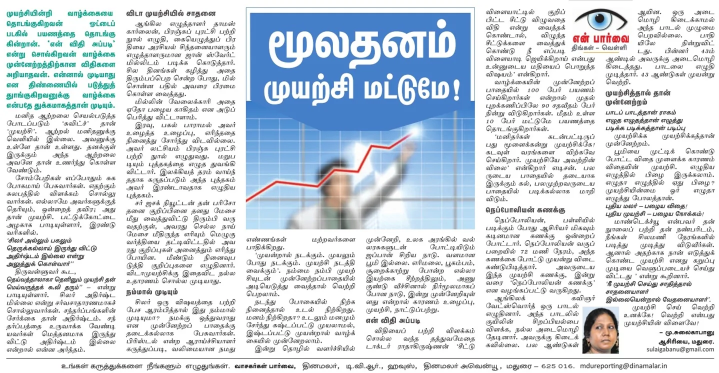
#> input picture speaks/img/2016/blog-post-1.webp, 1437 x 745 px (shown at 1/2 size)
$ python -i _import_blogger.py   (imports and definitions only)
#> lines starting #> are read from the running program, lines starting #| are printed output that depends on the picture
#!/usr/bin/env python3
"""
TOOL:    speaks/_import_blogger.py
FAMILY:  SITE
VERSION: 1.0.0
DATE:    2026-10-05
CHAT:    Blogger to GitHub migration (Vijay Anand Speaks)
CHANGES: 1.0.0 - one-time import of a Google Takeout Blogger export into speaks/_content (JSON) and speaks/img (WebP)
STATUS:  working

Run:  python3 speaks/_import_blogger.py "<path to Takeout/Blogger>"
      then  python3 speaks/_build.py

What it does
  * reads Blogs/Vijay Anand Speaks . . ./feed.atom (posts only; Blogger comments are skipped)
  * matches each Blogger-hosted picture to the original upload in Albums/<blog>/ by upload time,
    so pages use the full-resolution originals rather than Blogger's 320/400 px copies
  * cleans the post HTML (Blogger/Google Docs styling, empty paragraphs, stray iframes)
  * marks posts that are mostly Tamil (lang "ta")
  * writes   speaks/_content/<yyyy>-<mm>-<slug>.json
             speaks/img/<yyyy>/<slug>-<n>.webp      full picture, long side at most 1600 px
             speaks/img/<yyyy>/<slug>-card.webp     1200 x 630 card: whole picture on a blurred copy of itself
             speaks/_import_report.txt               pictures that are small, missing or still remote
Needs:  pip install beautifulsoup4 pillow
Jekyll skips files that start with "_", so this script, the content folder and the report are not published.
"""
__version__ = "1.0.0"

import datetime as dt
import glob
import json
import os
import re
import sys
import xml.etree.ElementTree as ET
from pathlib import Path

from bs4 import BeautifulSoup, Comment, NavigableString
from PIL import Image, ImageFilter, ImageOps

BLOG = "Vijay Anand Speaks . . ."
HERE = Path(__file__).resolve().parent
CONTENT = HERE / "_content"
IMG = HERE / "img"
REPORT = HERE / "_import_report.txt"
IST = dt.timezone(dt.timedelta(hours=5, minutes=30))
NS = {"a": "http://www.w3.org/2005/Atom", "b": "http://schemas.google.com/blogger/2018"}

FULL_MAX = 1600            # long side of the in-page picture
CARD = (1200, 630)         # index card / social preview
SMALL = 800                # originals with a long side below this are listed in the report
MATCH_BEFORE = 3 * 3600    # an upload may precede the post's creation by up to 3 h ...
MATCH_AFTER = 15 * 60      # ... or follow its last update by up to 15 min

KEEP_ATTR = {"a": {"href"}, "td": {"colspan", "rowspan"}, "th": {"colspan", "rowspan"},
             "ol": {"start"}, "img": {"src", "alt"}}
DROP_TAGS = {"script", "style", "iframe", "noscript", "form", "input", "button", "meta", "link", "o:p"}
UNWRAP_TAGS = {"span", "font", "u", "center", "small", "big", "section", "article", "colgroup", "col",
               "header", "footer", "main", "aside", "nav"}


def ts(s):
    return dt.datetime.fromisoformat(s.replace("Z", "+00:00"))


# [4 lines left out: function tamil_ratio, not called in this run]


def is_dead(url):
    # ChatGPT file links expire within hours; Blogger kept the dead link
    return "oaiusercontent.com" in url


# ---------------------------------------------------------------- album

# [43 lines left out: functions load_album, match_album, save_full, not called in this run]


def save_card(src, dest):
#> called with src = 'img/2016/blog-post-1.webp', dest = 'out.png'
    im = ImageOps.exif_transpose(Image.open(src)).convert("RGB")
#> im is the input picture: PIL image 1437x745 RGB; mean R, G, B 209.4, 217, 224
    W, H = CARD
    bg = ImageOps.fit(im, CARD, Image.LANCZOS).filter(ImageFilter.GaussianBlur(28))
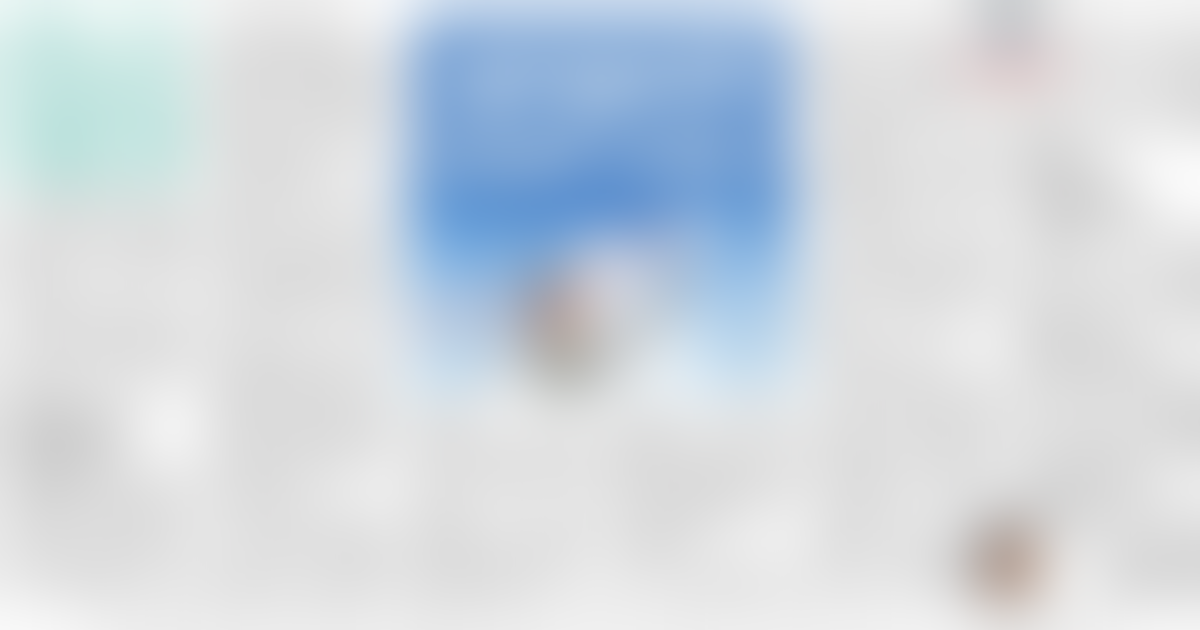
#> bg: PIL image 1200x630 RGB; mean R, G, B 209.4, 216.9, 223.9
    bg = Image.blend(bg, Image.new("RGB", CARD, (18, 24, 22)), 0.35)
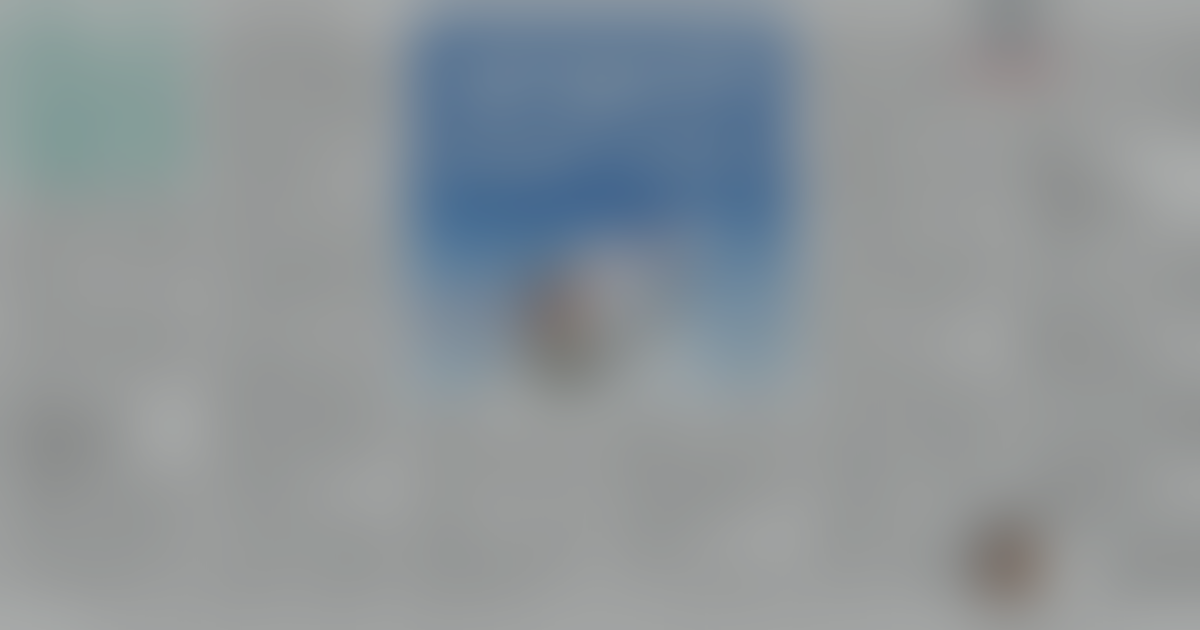
#> bg: PIL image 1200x630 RGB; mean R, G, B 141.9, 148.9, 152.8
    fg = im.copy()
    fg.thumbnail(CARD, Image.LANCZOS)          # never enlarged
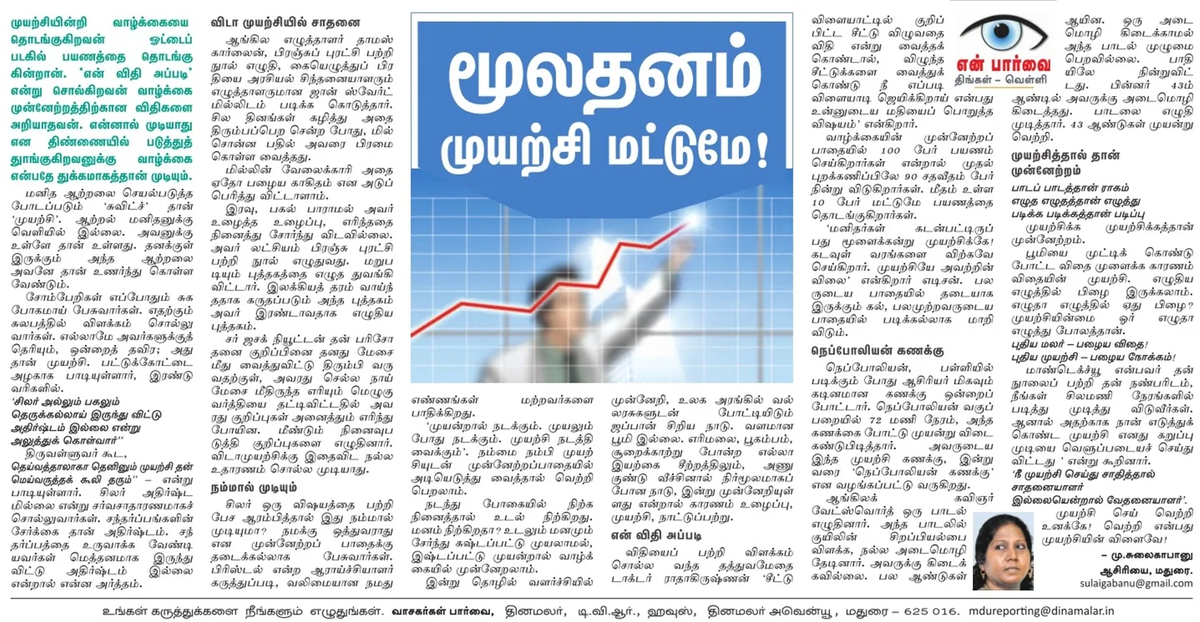
#> fg: PIL image 1200x622 RGB; mean R, G, B 209, 216.6, 223.6
    bg.paste(fg, ((W - fg.width) // 2, (H - fg.height) // 2))
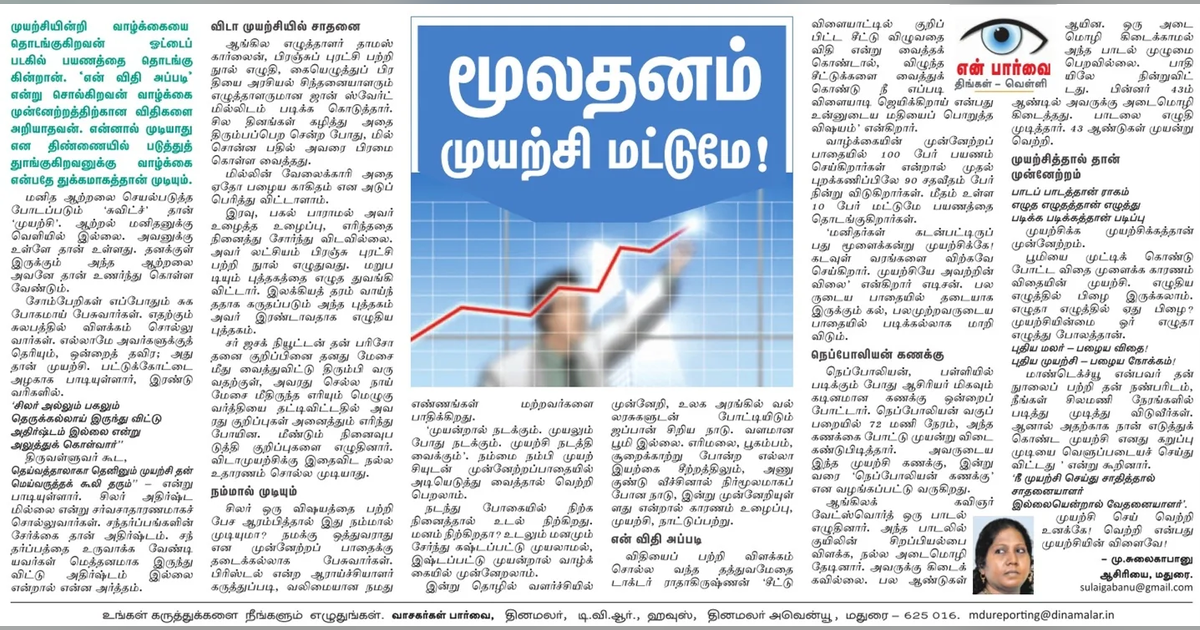
#> bg: PIL image 1200x630 RGB; mean R, G, B 208.4, 215.9, 222.8
    bg.save(dest, "WEBP", quality=80, method=6)


# ---------------------------------------------------------------- HTML

# [92 lines left out: functions clean_html, first_text, not called in this run]


def pretty_tag(t):
    t = re.sub(r"(?<=[a-z])(?=[A-Z])", " ", t)
    return t.replace("Chat G P T", "ChatGPT").replace("Chat GPT", "ChatGPT").strip()


# ---------------------------------------------------------------- main

# [97 lines left out: function main, not called in this run]


# [2 lines not run here, left out]

>>> result = save_card('img/2016/blog-post-1.webp', 'out.png')

$ run again, on speaks/img/2024/are-you-prepared-for-2nd-innings-1.webp
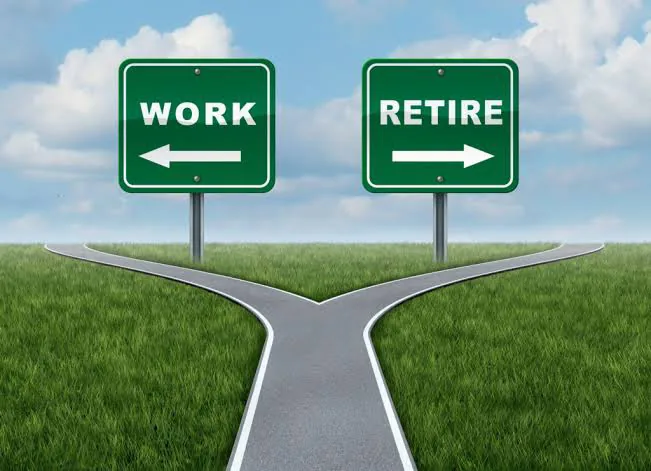
#> input picture speaks/img/2024/are-you-prepared-for-2nd-innings-1.webp, 651 x 471 px
#> in save_card, im is the input picture: PIL image 651x471 RGB; mean R, G, B 113.3, 145.7, 124.8
#> in save_card, `bg = Image.blend(bg, Image.new("RGB", CARD, (18, 24, 22)), 0.35)`:
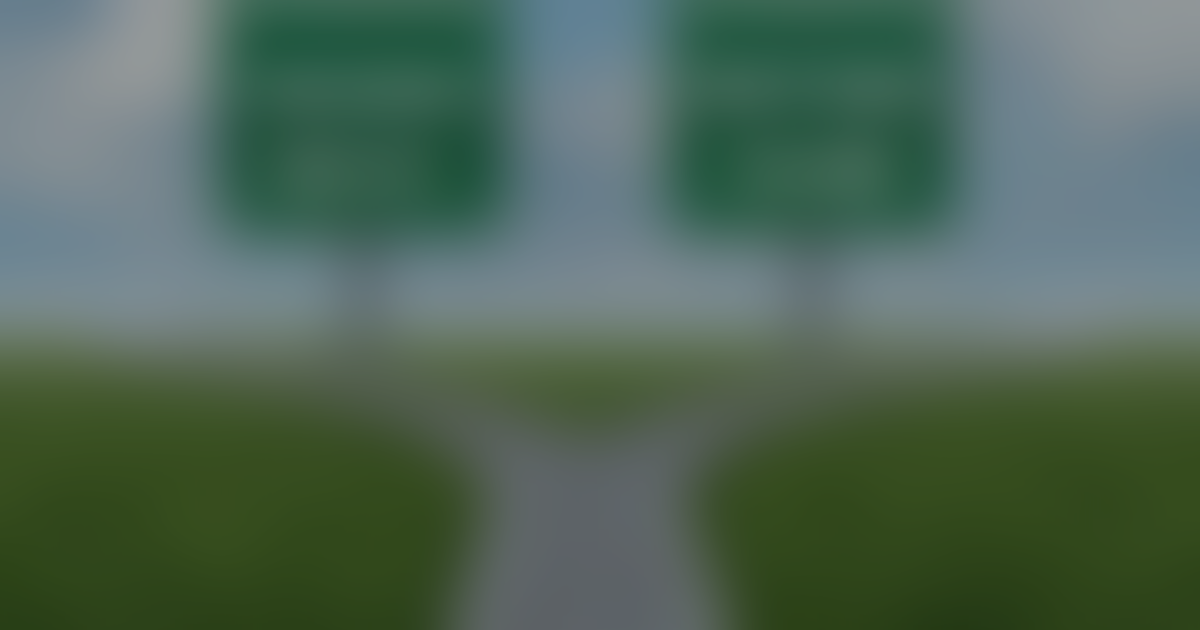
#> bg: PIL image 1200x630 RGB; mean R, G, B 79.2, 102.9, 86.3
#> in save_card, `bg.paste(fg, ((W - fg.width) // 2, (H - fg.height) // 2))`:
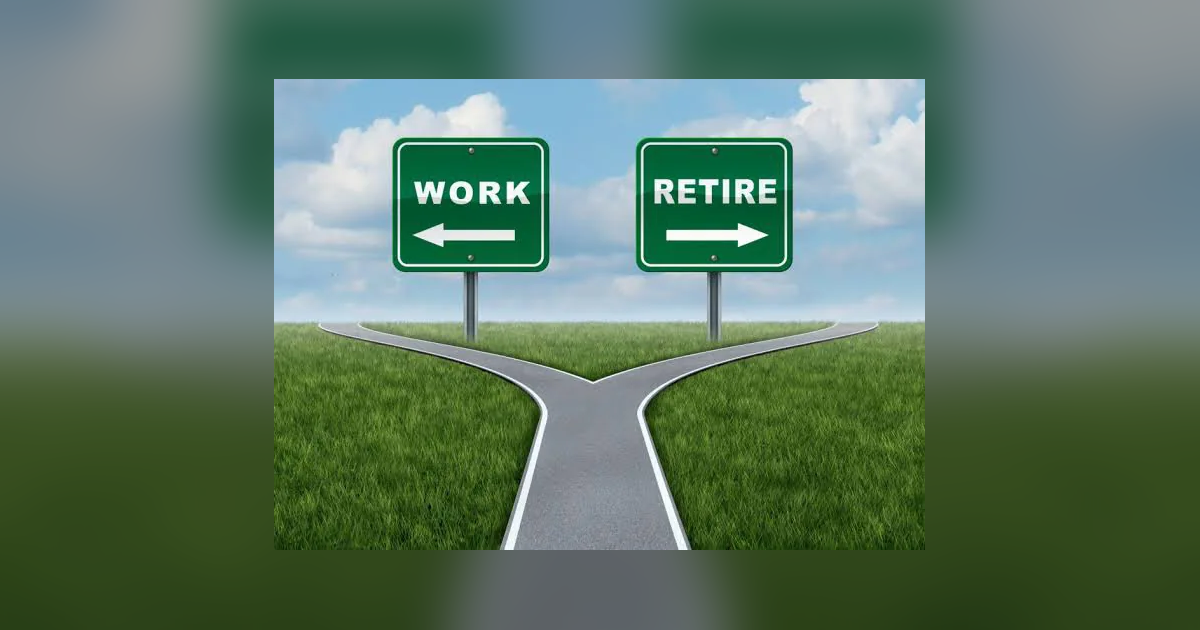
#> bg: PIL image 1200x630 RGB; mean R, G, B 93.9, 120.7, 102
